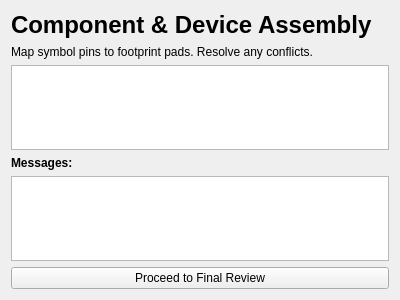
<?xml version="1.0" encoding="UTF-8"?>
<ui version="4.0">
 <class>AssemblyPage</class>
 <widget class="QWidget" name="AssemblyPage">
  <property name="geometry">
   <rect>
    <x>0</x>
    <y>0</y>
    <width>400</width>
    <height>300</height>
   </rect>
  </property>
  <property name="windowTitle">
   <string>Form</string>
  </property>
  <layout class="QVBoxLayout" name="verticalLayout">
   <item>
    <widget class="QLabel" name="label_component_header">
     <property name="text">
      <string>&lt;h1&gt;Component &amp;amp; Device Assembly&lt;/h1&gt;</string>
     </property>
    </widget>
   </item>
   <item>
    <widget class="QLabel" name="label_component_subheader">
     <property name="text">
      <string>Map symbol pins to footprint pads. Resolve any conflicts.</string>
     </property>
    </widget>
   </item>
   <item>
    <widget class="QTableView" name="pinPadMappingTable">
     <property name="alternatingRowColors">
      <bool>true</bool>
     </property>
    </widget>
   </item>
   <item>
    <widget class="QLabel" name="label_AssemblyMessages">
     <property name="font">
      <font>
       <weight>75</weight>
       <bold>true</bold>
      </font>
     </property>
     <property name="text">
      <string>Messages:</string>
     </property>
    </widget>
   </item>
   <item>
    <widget class="QTreeWidget" name="assemblyMessageList">
     <property name="rootIsDecorated">
      <bool>false</bool>
     </property>
     <property name="headerHidden">
      <bool>true</bool>
     </property>
     <column>
      <property name="text">
       <string>New Column</string>
      </property>
     </column>
    </widget>
   </item>
   <item>
    <widget class="QPushButton" name="button_ProceedToFinalize">
     <property name="text">
      <string>Proceed to Final Review</string>
     </property>
    </widget>
   </item>
  </layout>
 </widget>
 <resources/>
 <connections/>
</ui>
